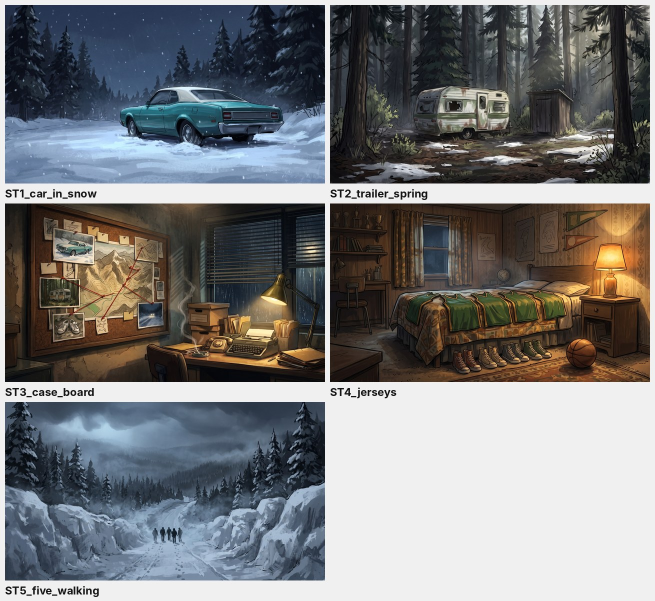
#> input picture YUBA_COUNTY_FIVE/02_VISUAL/style_test_v001/style_test_v001_sheet.jpg, 1310 x 1201 px (shown at 1/2 size)
$ python motion_fx.py ../../02_VISUAL/style_test_v001/style_test_v001_sheet.jpg out.png 1.0
#> lines starting #> are read from the running program, lines starting #| are printed output that depends on the picture
"""Local motion for still shots (free, no generation): slow camera push/pan + layered particle weather.

Usage: python3 -I motion_fx.py IN.png OUT.mp4 SECONDS [--snow N] [--push 1.08] [--pan dx,dy] [--fps 24]
Snow is drawn in three depth layers (far: small/slow/faint, near: big/fast/soft), so it reads as depth even though
the painting itself is flat. Output 1920x1080 H.264.
"""
import argparse, subprocess
import numpy as np
from PIL import Image, ImageDraw, ImageFilter

ap = argparse.ArgumentParser()
ap.add_argument("src"); ap.add_argument("out"); ap.add_argument("secs", type=float)
ap.add_argument("--snow", type=int, default=0); ap.add_argument("--push", type=float, default=1.08)
ap.add_argument("--pan", default="0,0"); ap.add_argument("--fps", type=int, default=24)
ap.add_argument("--crf", type=int, default=18)
a = ap.parse_args()
W, H = 1920, 1080
base = Image.open(a.src).convert("RGB")
#> base is the input picture: PIL image 1310x1201 RGB; mean R, G, B 120.3, 120.9, 122
# work canvas a bit larger than output so the push/pan never shows edges
cw = int(W * 1.25); ch = int(H * 1.25)
bw, bh = base.size; s = max(cw / bw, ch / bh)
#> after `bw, bh = base.size`: bw = 1310; bh = 1201
#> after `s = max(cw / bw, ch / bh)`: s = 1.83
base = base.resize((int(bw * s), int(bh * s)), Image.LANCZOS)
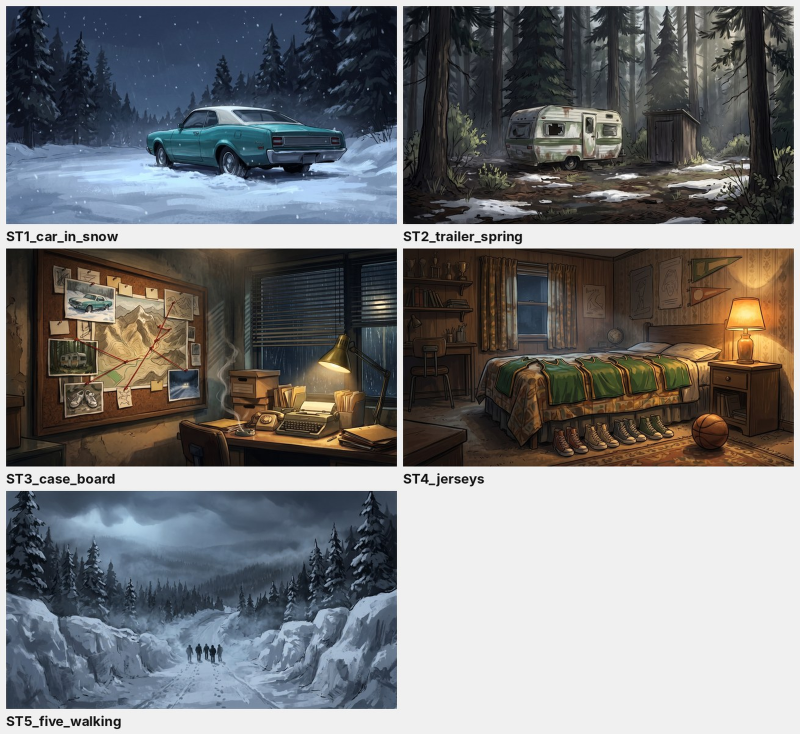
#> base: PIL image 2400x2200 RGB (shown at 1/3 size); mean R, G, B 120.3, 120.9, 122
dx, dy = (float(v) for v in a.pan.split(","))
n = int(a.secs * a.fps)
rng = np.random.default_rng(7)
layers = []  # (count, size, speed px/s, drift, alpha, blur)
for cnt, size, spd, alpha, blur in [(a.snow, 2, 40, 140, 0), (a.snow // 2, 4, 90, 170, 0.6), (a.snow // 6, 9, 200, 150, 2.5)]:
    if cnt:
        layers.append(dict(x=rng.uniform(0, W, cnt), y=rng.uniform(0, H, cnt), ph=rng.uniform(0, 6.3, cnt),
                           size=size, spd=spd * rng.uniform(.7, 1.3, cnt), alpha=alpha, blur=blur))
#> (the run stopped early here; a loop or call above may not have finished)
